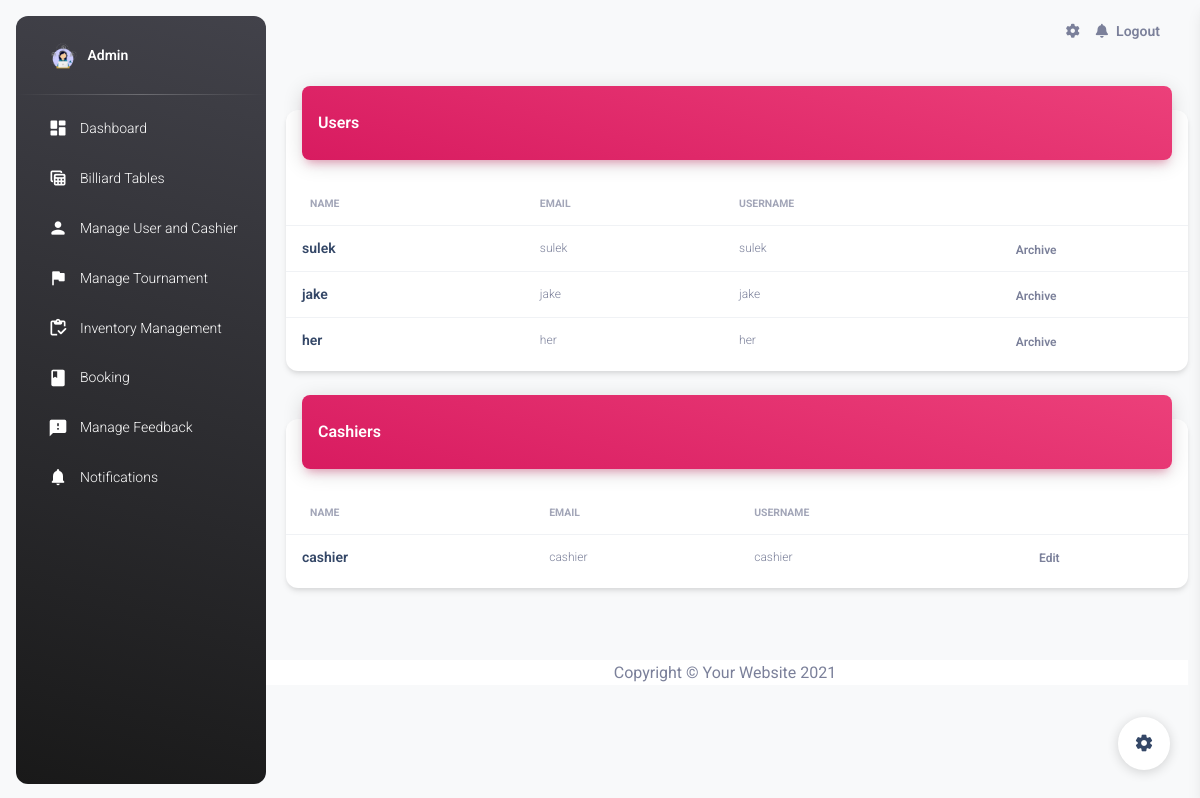
Screenshot of /manage_user.php with the database file from the repository.
### tables this page shows
CREATE TABLE `users` (
  `user_id` int(11) NOT NULL,
  `name` varchar(100) NOT NULL,
  `email` text NOT NULL,
  `username` varchar(50) NOT NULL,
  `password` varchar(100) NOT NULL,
  `role` varchar(100) NOT NULL,
  `archive` int(11) NOT NULL DEFAULT 0
);

### manage_user.php (the view, shortened to what this page needs)
<!DOCTYPE html>
<html lang="en">
   <head>
      <link href="./assets/css/nucleo-icons.css" rel="stylesheet" />
      <link href="./assets/css/nucleo-svg.css" rel="stylesheet" />
      <link id="pagestyle" href="./assets/css/material-dashboard.css?v=3.1.0" rel="stylesheet" />
      <link href="vendor/fontawesome-free/css/all.min.css" rel="stylesheet" type="text/css">
   </head>
   <body class="g-sidenav-show  bg-gray-100">
   <aside class="sidenav navbar navbar-vertical navbar-expand-xs border-0 border-radius-xl my-3 fixed-start ms-3   bg-gradient-dark" id="sidenav-main">
         <div class="sidenav-header">
            <a class="navbar-brand m-0" href=" https://demos.creative-tim.com/material-dashboard/pages/dashboard " target="_blank">
            <img src="./img/admin.png" class="navbar-brand-img h-100" alt="main_logo">
            <span class="ms-1 font-weight-bold text-white">Admin</span>
            </a>
         </div>
         <hr class="horizontal light mt-0 mb-2">
         <div class="collapse navbar-collapse  w-auto " id="sidenav-collapse-main">
         <ul class="navbar-nav">
         <li class="nav-item">
               <a class="nav-link text-white " href="admin_dashboard.php">
                  <div class="text-white text-center me-2 d-flex align-items-center justify-content-center">
                     <i class="material-icons opacity-10">dashboard</i>
                  </div>
                  <span class="nav-link-text ms-1">Dashboard</span>
               </a>
            </li>
            <li class="nav-item">
               <a class="nav-link text-white " href="billiard_table.php">
                  <div class="text-white text-center me-2 d-flex align-items-center justify-content-center">
                     <i class="material-icons opacity-10">table_view</i>
                  </div>
                  <span class="nav-link-text ms-1">Billiard Tables</span>
               </a>
            </li>
            <li class="nav-item">
                  <a class="nav-link text-white " href="manage_user.php">
                     <div class="text-white text-center me-2 d-flex align-items-center justify-content-center">
                        <i class="material-icons opacity-10">person</i>
                     </div>
                     <span class="nav-link-text ms-1">Manage User and Cashier</span>
                  </a>
               </li>
               <li class="nav-item">
                  <a class="nav-link text-white " href="manage_tournament.php">
                     <div class="text-white text-center me-2 d-flex align-items-center justify-content-center">
                        <i class="material-icons opacity-10">flag</i>
                     </div>
                     <span class="nav-link-text ms-1">Manage Tournament</span>
                  </a>
               </li>
            <li class="nav-item">
                  <a class="nav-link text-white " href="inventory_management.php">
                     <div class="text-white text-center me-2 d-flex align-items-center justify-content-center">
                        <i class="material-icons opacity-10">inventory</i>
                     </div>
                     <span class="nav-link-text ms-1">Inventory Management</span>
                  </a>
               </li>
            <li class="nav-item">
               <a class="nav-link text-white " href="admin_booking.php">
                  <div class="text-white text-center me-2 d-flex align-items-center justify-content-center">
                     <i class="material-icons opacity-10">book</i>
                  </div>
                  <span class="nav-link-text ms-1">Booking</span>
               </a>
            </li>
            <li class="nav-item">
               <a class="nav-link text-white " href="admin_feedback.php">
                  <div class="text-white text-center me-2 d-flex align-items-center justify-content-center">
                     <i class="material-icons opacity-10">feedback</i>
                  </div>
                  <span class="nav-link-text ms-1">Manage Feedback</span>
               </a>
            </li>
            <li class="nav-item">
               <a class="nav-link text-white " href="./notifications.html">
                  <div class="text-white text-center me-2 d-flex align-items-center justify-content-center">
                     <i class="material-icons opacity-10">notifications</i>
                  </div>
                  <span class="nav-link-text ms-1">Notifications</span>
               </a>
            </li>
         </ul>
      </aside>
      <main class="main-content border-radius-lg ">
         <nav class="navbar navbar-main navbar-expand-lg px-0 mx-4 shadow-none border-radius-xl" id="navbarBlur" data-scroll="true">
            <div class="container-fluid py-1 px-3">
               <div class="collapse navbar-collapse mt-sm-0 mt-2 me-md-0 me-sm-4" id="navbar">
                  <ul class="navbar-nav  justify-content-end">
                     <li class="nav-item px-3 d-flex align-items-center">
                        <a href="javascript:;" class="nav-link text-body p-0">
                        <i class="fa fa-cog fixed-plugin-button-nav cursor-pointer"></i>
                        </a>
                     </li>
                     <li class="nav-item dropdown pe-2 d-flex align-items-center">
                        <a href="javascript:;" class="nav-link text-body p-0" id="dropdownMenuButton" data-bs-toggle="dropdown" aria-expanded="false">
                        <i class="fa fa-bell cursor-pointer"></i>
                        </a>
                     </li>
                     <li class="nav-item d-flex align-items-center">
                        <a href="logout.php" class="nav-link text-body font-weight-bold px-0">
                        <span class="d-sm-inline d-none">Logout</span>
                        </a>
                     </li>
                  </ul>
               </div>
            </div>
         </nav>
         <?php
            include 'conn.php';
            $sql_users = "SELECT user_id, name, email, username FROM users WHERE role = 'user'";
            $stmt_users = $conn->prepare($sql_users);
            $stmt_users->execute();
            $users = $stmt_users->fetchAll(PDO::FETCH_ASSOC);
            $sql_cashiers = "SELECT user_id, name, email, username FROM users WHERE role = 'cashier'";
            $stmt_cashiers = $conn->prepare($sql_cashiers);
            $stmt_cashiers->execute();
            $cashiers = $stmt_cashiers->fetchAll(PDO::FETCH_ASSOC);
            ?>
            <div class="container-fluid py-4">
                <div class="row">
                    <div class="col-12">
                        <div class="card my-4">
                            <div class="card-header p-0 position-relative mt-n4 mx-3 z-index-2">
                                <div class="bg-gradient-primary shadow-primary border-radius-lg pt-4 pb-3">
                                    <h6 class="text-white text-capitalize ps-3">Users</h6>
                                </div>
                            </div>
                            <div class="card-body px-0 pb-2">
                                <div class="table-responsive p-0">
                                    <table class="table align-items-center mb-0">
                                        <thead>
                                            <tr>
                                                <th class="text-uppercase text-secondary text-xxs font-weight-bolder opacity-7">Name</th>
                                                <th class="text-uppercase text-secondary text-xxs font-weight-bolder opacity-7 ps-2">Email</th>
                                                <th class="text-uppercase text-secondary text-xxs font-weight-bolder opacity-7 ps-2">Username</th>
                                                <th class="text-secondary opacity-7"></th>
                                            </tr>
                                        </thead>
                                        <tbody>
                                            <?php
                                            if (!empty($users)) {
                                                foreach ($users as $user) {
                                                    echo '<tr>' .
                                                            '<td>' .
                                                                '<div class="d-flex px-2 py-1">' .
                                                                    '<div class="d-flex flex-column justify-content-center">' .
                                                                        '<h6 class="mb-0 text-sm">' . htmlspecialchars($user["name"]) . '</h6>' .
                                                                    '</div>' .
                                                                '</div>' .
                                                            '</td>' .
                                                            '<td>' .
                                                                '<p class="text-xs text-secondary mb-0">' . htmlspecialchars($user["email"]) . '</p>' .
                                                            '</td>' .
                                                            '<td>' .
                                                                '<p class="text-xs text-secondary mb-0">' . htmlspecialchars($user["username"]) . '</p>' .
                                                            '</td>' .
                                                            '<td class="align-middle">' .
                                                                '<a href="javascript:;" class="text-secondary font-weight-bold text-xs" data-toggle="tooltip" data-original-title="Edit user">' .
                                                                'Archive' .
                                                                '</a>' .
                                                            '</td>' .
                                                        '</tr>';
                                                }
                                            } else {
                                                echo '<tr><td colspan="4">No users found</td></tr>';
                                            }
                                            ?>
                                        </tbody>
                                    </table>
                                </div>
                            </div>
                        </div>
                    </div>
                </div>
                <div class="row">
                    <div class="col-12">
                        <div class="card my-4">
                            <div class="card-header p-0 position-relative mt-n4 mx-3 z-index-2">
                                <div class="bg-gradient-primary shadow-primary border-radius-lg pt-4 pb-3">
                                    <h6 class="text-white text-capitalize ps-3">Cashiers</h6>
                                </div>
                            </div>
                            <div class="card-body px-0 pb-2">
                                <div class="table-responsive p-0">
                                    <table class="table align-items-center mb-0">
                                        <thead>
                                            <tr>
                                                <th class="text-uppercase text-secondary text-xxs font-weight-bolder opacity-7">Name</th>
                                                <th class="text-uppercase text-secondary text-xxs font-weight-bolder opacity-7 ps-2">Email</th>
                                                <th class="text-uppercase text-secondary text-xxs font-weight-bolder opacity-7 ps-2">Username</th>
                                                <th class="text-secondary opacity-7"></th>
                                            </tr>
                                        </thead>
                                        <tbody>
                                            <?php
                                            if (!empty($cashiers)) {
                                                foreach ($cashiers as $cashier) {
                                                    echo '<tr>' .
                                                            '<td>' .
                                                                '<div class="d-flex px-2 py-1">' .
                                                                    '<div class="d-flex flex-column justify-content-center">' .
                                                                        '<h6 class="mb-0 text-sm">' . htmlspecialchars($cashier["name"]) . '</h6>' .
                                                                    '</div>' .
                                                                '</div>' .
                                                            '</td>' .
                                                            '<td>' .
                                                                '<p class="text-xs text-secondary mb-0">' . htmlspecialchars($cashier["email"]) . '</p>' .
                                                            '</td>' .
                                                            '<td>' .
                                                                '<p class="text-xs text-secondary mb-0">' . htmlspecialchars($cashier["username"]) . '</p>' .
                                                            '</td>' .
                                                            '<td class="align-middle">' .
                                                                '<a href="javascript:;" class="text-secondary font-weight-bold text-xs" data-toggle="tooltip" data-original-title="Edit user">' .
                                                                'Edit' .
                                                                '</a>' .
                                                            '</td>' .
                                                        '</tr>';
                                                }
                                            } else {
                                                echo '<tr><td colspan="4">No cashiers found</td></tr>';
                                            }
                                            ?>
                                        </tbody>
                                    </table>
                                </div>
                            </div>
                        </div>
                    </div>
                </div>
            </div>
         <div class="row">
         <div class="row mt-4">
            <footer class="sticky-footer bg-white">
               <div class="container my-auto">
                     <div class="copyright text-center my-auto">
                        <span>Copyright &copy; Your Website 2021</span>
                      </div>
                </div>
            </footer>
         </div>
      </main>
      <div class="fixed-plugin">
         <a class="fixed-plugin-button text-dark position-fixed px-3 py-2">
         <i class="material-icons py-2">settings</i>
         </a>
      </div>
   </body>
</html>

### rows the page displays
users: name "sulek", email "sulek", username "sulek"
users: name "jake", email "jake", username "jake"
users: name "her", email "her", username "her"
users: name "cashier", email "cashier", username "cashier"
